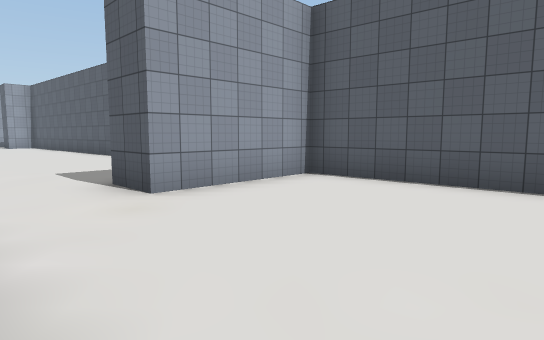
[1] (above)

18 first-person views from a walk through a scene from a Unity 3-D project. The camera is 1.5 m above the floor, tilts 6° down and sees 75° across. The floor is counted in squares, 2 m on a side. Each view is taken from the middle of a square. On the plan, view 1 faces up. The plan holds only what a view shows up to about 11 squares ahead; the rest is blank. The place goes on beyond the plan. The player is left out. Some surface patterns are stand-ins.

[2]
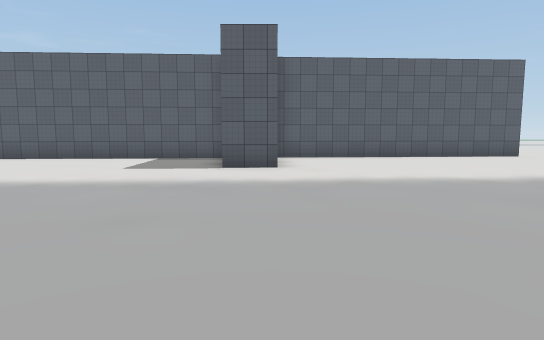

[3]
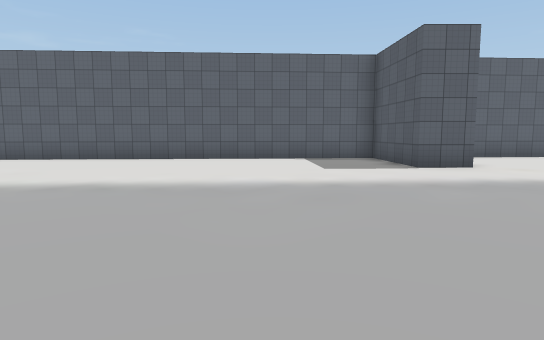

[4]
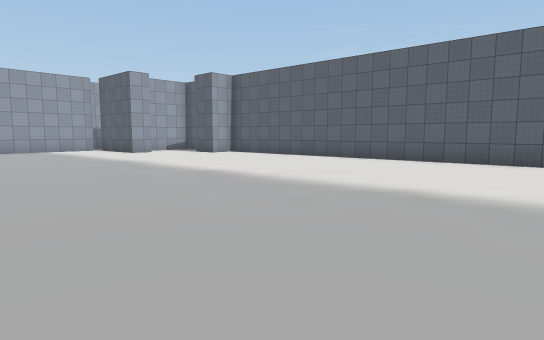

[5]
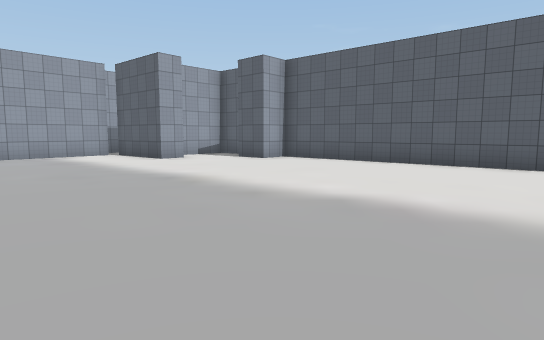

[6]
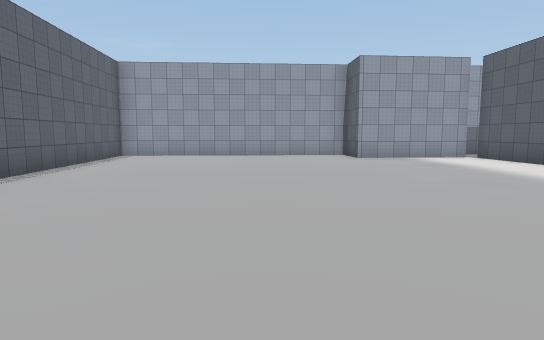

[7]
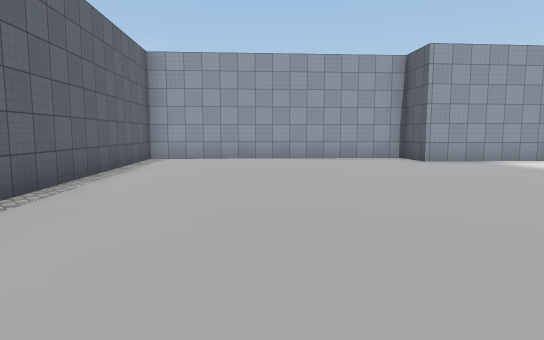

[8]
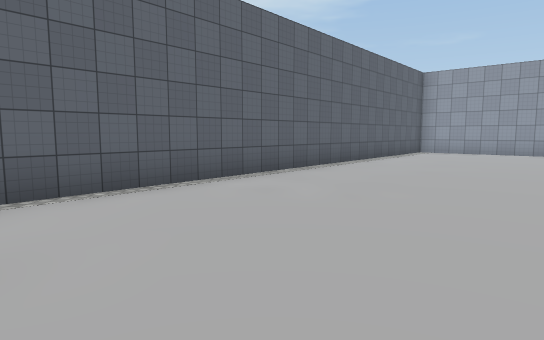

[9]
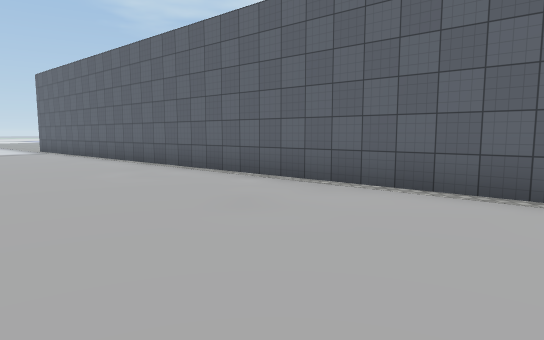

[10]
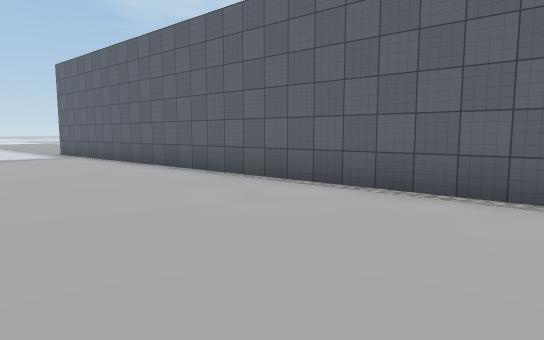

[11]
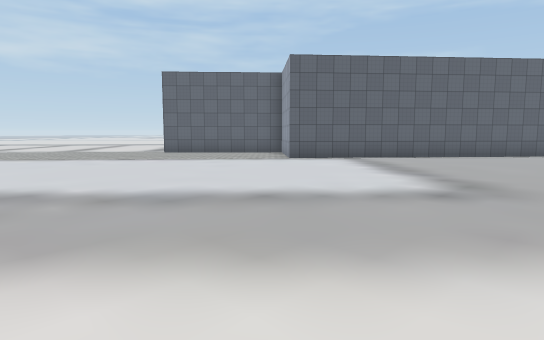

[12]
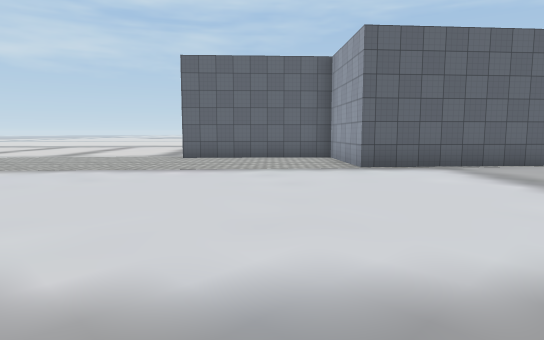

[13]
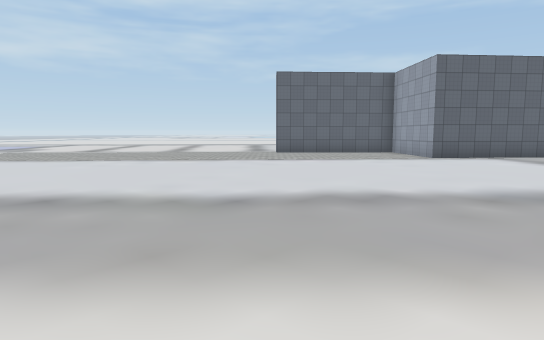

[14]
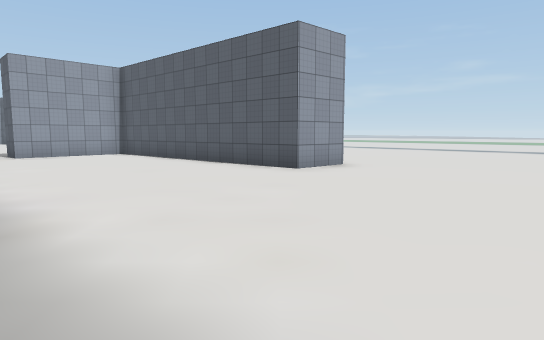

[15]
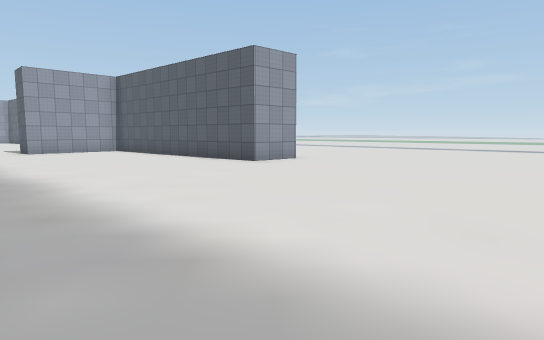

[16]
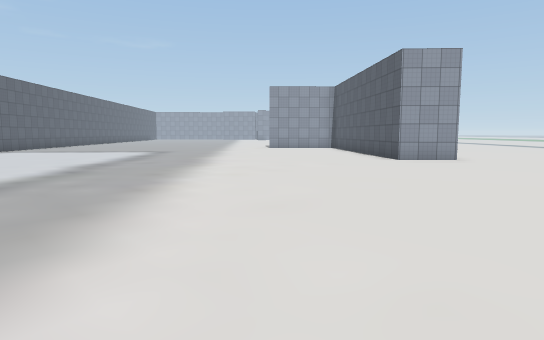

[17]
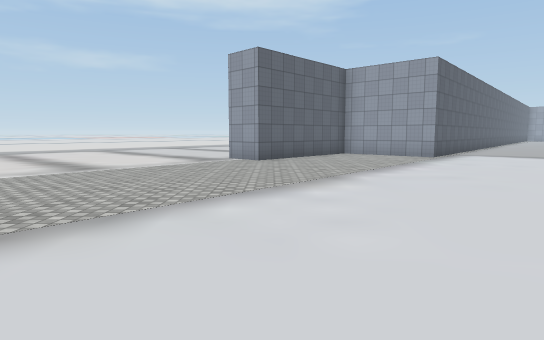

[18]
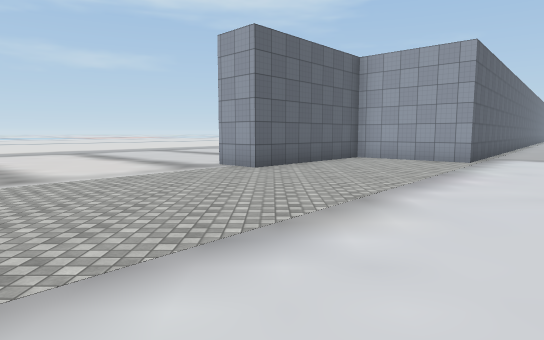

### Floor plan
Points are (right, up) in squares from view 1. A wall is a line through its corners. A room is listed if a view was taken in it or the views show most of it. See-through windows are left out.
Room 1 (views 1, 2, 3, 4, 5, 6, 7, 8, 9, 10, 11, 12, 13, 14, 15, 16, 17, 18)
walls: (7.8, 2.5) (6.5, 1.4) (0.7, 6.6) (-1.5, 4.3) (-2.3, 5.2) (-0.4, 7.3) (-11.4, 17.1); (-11.8, 17.1) (-12.2, 16.5) (-12.8, 17.1); (-14.6, 16.9) (-15.2, 16.2) (-16.6, 17.5); (-17.8, 17.6) (-19.7, 15.3) (-20.7, 16.3) (-25.6, 10.7) (-4.8, -7.1) (-6.9, -9.4) (-3.6, -12.4) (-4.5, -13.3)
ways out: opening at (9.5, 1.5)

Where each view was taken, in squares from view 1:
view 1: 0 up, 0 right, facing up
view 2: 1 down, 7 left, facing up-right
view 3: 2 up, 10 left, facing up-right
view 4: 3 up, 10 left, facing up
view 5: 6 up, 12 left, facing up
view 6: 6 up, 14 left, facing up-left
view 7: 6 up, 16 left, facing up-left
view 8: 5 up, 12 left, facing left
view 9: 7 up, 14 left, facing down
view 10: 5 up, 12 left, facing down
view 11: 0 up, 3 right, facing down-left
view 12: 3 down, 2 right, facing down-left
view 13: 3 down, 6 right, facing down-left
view 14: 6 down, 6 right, facing up
view 15: 8 down, 7 right, facing up
view 16: 8 down, 11 right, facing up-left
view 17: 12 down, 6 right, facing left
view 18: 12 down, 4 right, facing left
